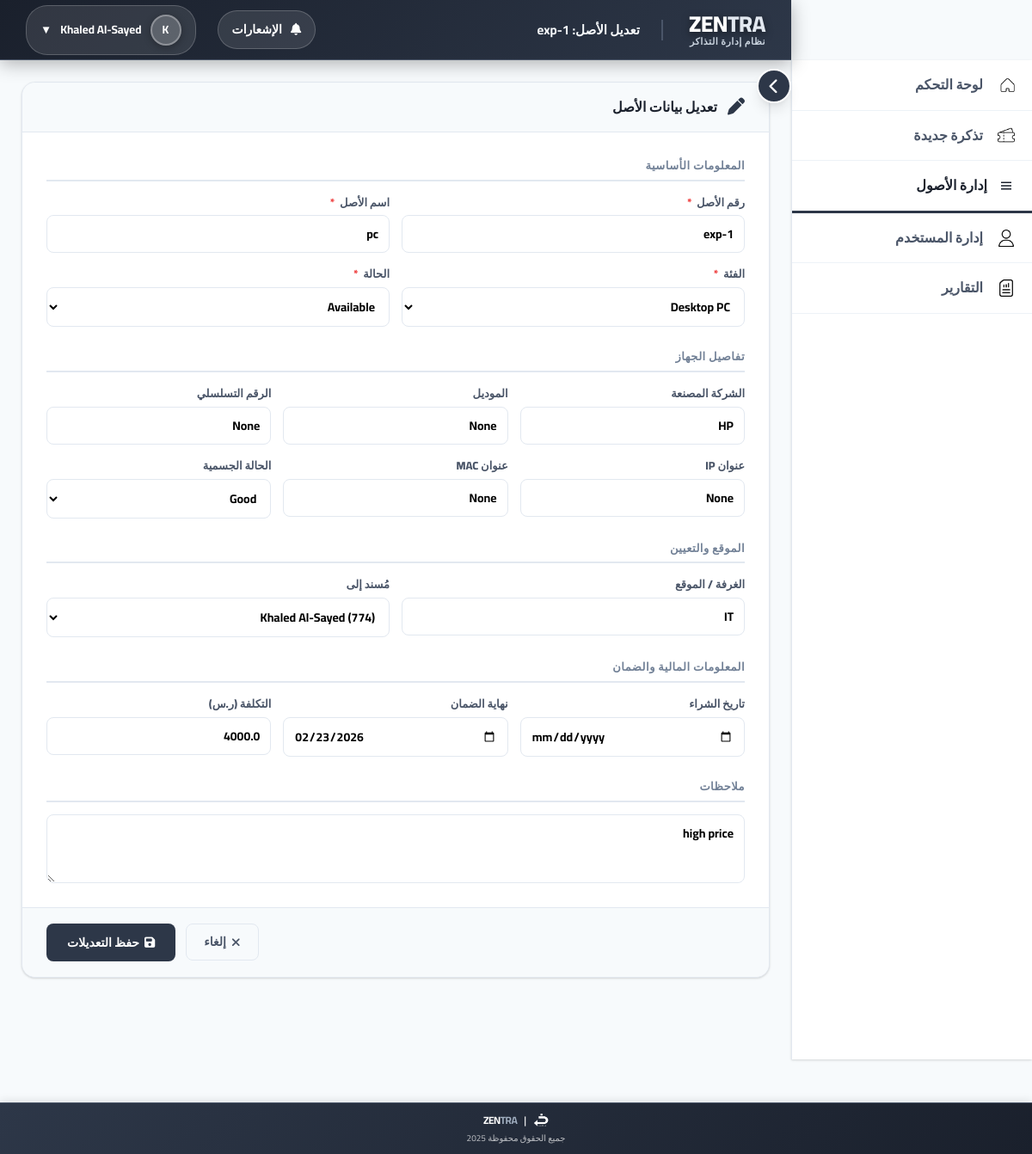
The app's page /assets/1/edit (signed in) with its own data.
### app.py (models this page shows, shortened)
class Asset(db.Model):
    id             = db.Column(db.Integer, primary_key=True)
    asset_tag      = db.Column(db.String(50),  unique=True, nullable=False)
    name           = db.Column(db.String(150), nullable=False)
    category       = db.Column(db.String(50),  nullable=False)
    brand          = db.Column(db.String(100), nullable=True)
    model          = db.Column(db.String(100), nullable=True)
    serial_number  = db.Column(db.String(100), nullable=True)
    status         = db.Column(db.String(30),  default='Available')
    condition      = db.Column(db.String(30),  default='Good')
    room           = db.Column(db.String(20),  nullable=True)
    assigned_to_id = db.Column(db.Integer, db.ForeignKey('user.id'), nullable=True)
    purchase_date  = db.Column(db.Date,        nullable=True)
    warranty_until = db.Column(db.Date,        nullable=True)
    cost           = db.Column(db.Float,       nullable=True)
    ip_address     = db.Column(db.String(50),  nullable=True)
    mac_address    = db.Column(db.String(50),  nullable=True)
    notes          = db.Column(db.Text,        nullable=True)
    created_at     = db.Column(db.DateTime, default=get_riyadh_time_naive)
    updated_at     = db.Column(db.DateTime, default=get_riyadh_time_naive, onupdate=get_riyadh_time_naive)
    created_by_id  = db.Column(db.Integer, db.ForeignKey('user.id'), nullable=True)
    assigned_to = db.relationship('User', foreign_keys=[assigned_to_id], backref='assigned_assets')
    created_by  = db.relationship('User', foreign_keys=[created_by_id])

class User(db.Model, UserMixin):
    id = db.Column(db.Integer, primary_key=True)
    username = db.Column(db.String(50), unique=True, nullable=False)
    password_hash = db.Column(db.String(128), nullable=False)
    full_name = db.Column(db.String(100), nullable=False)
    email = db.Column(db.String(100), nullable=False)
    role = db.Column(db.String(20), nullable=False)  # agent / supervisor / manager / it_staff / admin
    room = db.Column(db.String(20), nullable=False)
    profile_picture = db.Column(db.String(200), nullable=True)
    auth_source = db.Column(db.String(20), default='local', nullable=False)

### app.py (the view, shortened to what this page needs)
@app.route('/assets/<int:asset_id>/edit', methods=['GET', 'POST'])
@login_required
def asset_edit(asset_id):
    if current_user.role not in ASSET_ROLES:
        abort(403)
    asset = Asset.query.get_or_404(asset_id)
    users = User.query.order_by(User.full_name).all()
    return render_template('asset_form.html',
                           asset=asset, users=users,
                           categories=ASSET_CATEGORIES,
                           statuses=ASSET_STATUSES,
                           conditions=ASSET_CONDITIONS,
                           user=current_user)

### app.py (called while the page is built)
@login_manager.user_loader
def load_user(user_id):
    return User.query.get(int(user_id))

### templates/asset_form.html (shortened to what this page needs)
{% extends "base.html" %}
{% block page_title %}{{ 'تعديل الأصل: ' + asset.asset_tag if asset else 'إضافة أصل جديد' }}{% endblock %}
{% block extra_head %}
<link href="https://cdn.jsdelivr.net/npm/tom-select@2.3.1/dist/css/tom-select.min.css" rel="stylesheet">
{% endblock %}
{% block content %}
<div class="form-card">
    <div class="form-card-header">
        <i class="fas fa-{{ 'pen' if asset else 'plus-circle' }}"></i>
        <h2>{{ 'تعديل بيانات الأصل' if asset else 'إضافة أصل جديد إلى قاعدة البيانات' }}</h2>
    </div>
    <form method="POST" action="{{ url_for('asset_edit', asset_id=asset.id) if asset else url_for('asset_create') }}">
    <div class="form-body">
        <div class="form-section-title">المعلومات الأساسية</div>
        <div class="form-grid">
            <div class="field">
                <label>رقم الأصل <span class="req">*</span></label>
                <input type="text" name="asset_tag" required placeholder="مثال: EXP-PC-0042"
                       value="{{ asset.asset_tag if asset else '' }}">
            </div>
            <div class="field">
                <label>اسم الأصل <span class="req">*</span></label>
                <input type="text" name="name" required placeholder="مثال: كمبيوتر مكتب المدير"
                       value="{{ asset.name if asset else '' }}">
            </div>
            <div class="field">
                <label>الفئة <span class="req">*</span></label>
                <select name="category" required>
                    {% for cat in categories %}
                    <option value="{{ cat }}" {{ 'selected' if asset and asset.category == cat }}>{{ cat }}</option>
                    {% endfor %}
                </select>
            </div>
            <div class="field">
                <label>الحالة <span class="req">*</span></label>
                <select name="status" required>
                    {% for st in statuses %}
                    <option value="{{ st }}" {{ 'selected' if asset and asset.status == st }}>{{ st }}</option>
                    {% endfor %}
                </select>
            </div>
        </div>
        <div class="form-section-title">تفاصيل الجهاز</div>
        <div class="form-grid-3">
            <div class="field">
                <label>الشركة المصنعة</label>
                <input type="text" name="brand" placeholder="Dell / HP / Cisco ..."
                       value="{{ asset.brand if asset else '' }}">
            </div>
            <div class="field">
                <label>الموديل</label>
                <input type="text" name="model" placeholder="Latitude 5540 ..."
                       value="{{ asset.model if asset else '' }}">
            </div>
            <div class="field">
                <label>الرقم التسلسلي</label>
                <input type="text" name="serial_number" placeholder="S/N"
                       value="{{ asset.serial_number if asset else '' }}">
            </div>
            <div class="field">
                <label>عنوان IP</label>
                <input type="text" name="ip_address" placeholder="192.168.1.xxx"
                       value="{{ asset.ip_address if asset else '' }}">
            </div>
            <div class="field">
                <label>عنوان MAC</label>
                <input type="text" name="mac_address" placeholder="AA:BB:CC:DD:EE:FF"
                       value="{{ asset.mac_address if asset else '' }}">
            </div>
            <div class="field">
                <label>الحالة الجسمية</label>
                <select name="condition">
                    {% for cond in conditions %}
                    <option value="{{ cond }}" {{ 'selected' if asset and asset.condition == cond }}>{{ cond }}</option>
                    {% endfor %}
                </select>
            </div>
        </div>
        <div class="form-section-title">الموقع والتعيين</div>
        <div class="form-grid">
            <div class="field">
                <label>الغرفة / الموقع</label>
                <input type="text" name="room" placeholder="مثال: HQ / Lab-A / Server Room"
                       value="{{ asset.room if asset else '' }}">
            </div>
            <div class="field">
                <label>مُسند إلى</label>
                <select name="assigned_to_id" id="assigned_to_id">
                    {% for u in users %}
                    <option value="{{ u.id }}" {{ 'selected' if asset and asset.assigned_to_id == u.id }}>
                        {{ u.full_name }} ({{ u.username }})
                    </option>
                    {% endfor %}
                </select>
            </div>
        </div>
        <div class="form-section-title">المعلومات المالية والضمان</div>
        <div class="form-grid-3">
            <div class="field">
                <label>تاريخ الشراء</label>
                <input type="date" name="purchase_date"
                       value="{{ asset.purchase_date.strftime('%Y-%m-%d') if asset and asset.purchase_date else '' }}">
            </div>
            <div class="field">
                <label>نهاية الضمان</label>
                <input type="date" name="warranty_until"
                       value="{{ asset.warranty_until.strftime('%Y-%m-%d') if asset and asset.warranty_until else '' }}">
            </div>
            <div class="field">
                <label>التكلفة (ر.س)</label>
                <input type="number" name="cost" step="0.01" min="0" placeholder="0.00"
                       value="{{ asset.cost if asset and asset.cost else '' }}">
            </div>
        </div>
        <div class="form-section-title">ملاحظات</div>
        <div class="field">
            <textarea name="notes" placeholder="أي ملاحظات إضافية ...">{{ asset.notes if asset else '' }}</textarea>
        </div>
    </div>
    <div class="form-footer">
        <a href="{{ url_for('asset_detail', asset_id=asset.id) if asset else url_for('assets_list') }}" class="btn-cancel">
            <i class="fas fa-times"></i> إلغاء
        </a>
        <button type="submit" class="btn-save">
            <i class="fas fa-save"></i> {{ 'حفظ التعديلات' if asset else 'إضافة الأصل' }}
        </button>
    </div>
    </form>
</div>
{% endblock %}

### templates/base.html (shortened to what this page needs)
<!DOCTYPE html>
<html lang="ar" dir="rtl">
<head>
    <link rel="stylesheet" href="https://cdnjs.cloudflare.com/ajax/libs/font-awesome/6.4.0/css/all.min.css">
    {% block extra_head %}{% endblock %}
</head>
<body>
    <button class="sidebar-toggle" id="sidebarToggle" onclick="toggleSidebarCollapse()" title="تبديل القائمة الجانبية">
        <i class="fas fa-chevron-left"></i>
    </button>
    <div class="header" id="header">
        <div class="header-left">
            <div class="header-branding">
                <div class="header-title">ZEN<span class="highlight">TRA</span></div>
                <div class="header-subtitle">نظام إدارة التذاكر</div>
            </div>
            <div class="page-title">{% block page_title %}لوحة التحكم{% endblock %}</div>
        </div>
        <div class="header-right">
            <div class="notification-dropdown">
                <a href="#" class="notification-link" onclick="toggleNotifications(event)" id="notificationLink">
                    <i class="fas fa-bell"></i>
                    <span>الإشعارات</span>
                </a>
            </div>
            <button class="profile-dropdown" onclick="toggleDropdown()">
                <div class="profile-avatar">{{ current_user.full_name[0] if current_user and current_user.full_name else 'U' }}</div>
                <span>{{ current_user.full_name if current_user and current_user.full_name else current_user.username if current_user else 'User' }}</span>
                <span>▼</span>
            </button>
        </div>
    </div>
    <div class="sidebar" id="sidebar">
        <nav class="sidebar-menu">
            <a href="{{ url_for('dashboard') }}"
               class="menu-item {% if request.endpoint == 'dashboard' %}active{% endif %}">
                <img src="{{ url_for('static', filename='home.png') }}" alt="لوحة التحكم"
                     style="width:20px;height:20px;vertical-align:middle;margin-left:5px;">
                <span>لوحة التحكم</span>
            </a>
            <a href="{{ url_for('submit_ticket') }}"
               class="menu-item {% if request.endpoint == 'submit_ticket' %}active{% endif %}">
                <img src="{{ url_for('static', filename='ticket.png') }}" alt="تذكرة جديدة"
                     style="width:20px;height:20px;vertical-align:middle;margin-left:5px;">
                <span>تذكرة جديدة</span>
            </a>
            {% if current_user and current_user.role in ['it_staff', 'admin'] %}
            <a href="{{ url_for('assets_list') }}"
               class="menu-item {% if request.endpoint in ['assets_list','asset_create','asset_detail','asset_edit'] %}active{% endif %}">
                <span class="menu-icon">
                    <svg xmlns="http://www.w3.org/2000/svg" viewBox="0 0 24 24" width="18" height="18" fill="currentColor">
                        <path d="M4 6h16v2H4zm0 5h16v2H4zm0 5h16v2H4z"/>
                    </svg>
                </span>
                <span>إدارة الأصول</span>
            </a>
            {% endif %}
            {% if current_user and current_user.role != 'agent' %}
            <a href="{{ url_for('manage_users') }}"
               class="menu-item {% if request.endpoint == 'manage_users' %}active{% endif %}">
                <img src="{{ url_for('static', filename='user (1).png') }}" alt="إدارة المستخدم"
                     style="width:20px;height:20px;vertical-align:middle;margin-left:5px;">
                <span>إدارة المستخدم</span>
            </a>
            <a href="{{ url_for('report') }}"
               class="menu-item {% if request.endpoint == 'report' %}active{% endif %}">
                <img src="{{ url_for('static', filename='report.png') }}" alt="التقارير"
                     style="width:20px;height:20px;vertical-align:middle;margin-left:5px;">
                <span>التقارير</span>
            </a>
            {% endif %}
        </nav>
    </div>
    <div class="main-container" id="mainContainer">
        {% block content %}{% endblock %}
    </div>
    <div class="page-footer">
        <div class="footer-brand">
            <img src="{{ url_for('static', filename='exp.png') }}" alt="Experience Logo">
            | <span class="footer-logo">ZEN<span class="footer-highlight">TRA</span></span>
        </div>
        <div class="footer-copyright">جميع الحقوق محفوظة 2025</div>
    </div>
</body>
</html>

### templates/asset_form.html (style rules this page uses)
.form-card { background: var(--bg-primary); border: 1px solid var(--border-color); border-radius: var(--radius-xl); box-shadow: var(--shadow-sm); overflow: hidden; max-width: 900px; margin: 0 auto; }
.form-card-header { background: var(--bg-secondary); padding: 18px 28px; border-bottom: 1px solid var(--border-color); display: flex; align-items: center; gap: 12px; }
.form-card-header i { font-size:20px; color:#2d3748; }
.form-card-header h2 { font-size:16px; font-weight:800; color:var(--text-primary); font-family:'Cairo',sans-serif; margin:0; }
.form-body { padding: 28px; }
.form-section-title { font-size:13px; font-weight:800; color:var(--text-muted); font-family:'Cairo',sans-serif; letter-spacing:.5px; margin: 24px 0 14px; padding-bottom:6px; border-bottom: 2px solid var(--border-color); text-transform: uppercase; }
.form-section-title:first-of-type { margin-top:0; }
.form-grid { display:grid; grid-template-columns:1fr 1fr; gap:14px; }
.form-grid-3 { display:grid; grid-template-columns:1fr 1fr 1fr; gap:14px; }
.field { display:flex; flex-direction:column; gap:5px; }
.field label { font-size:13px; font-weight:800; color:var(--text-secondary); font-family:'Cairo',sans-serif; }
.field label .req { color:#ef4444; margin-right:3px; }
.field input, .field select, .field textarea { padding: 8px 12px; border: 1px solid var(--border-color); border-radius: var(--radius-md); font-family:'Cairo',sans-serif; font-weight:700; font-size:14px; direction:rtl; background:var(--bg-primary); transition: var(--transition-fast); }
.field textarea { resize:vertical; min-height:80px; }
.form-footer { background: var(--bg-secondary); border-top:1px solid var(--border-color); padding:18px 28px; display:flex; align-items:center; gap:12px; justify-content:flex-end; }
.btn-cancel { background: transparent; color:var(--text-secondary); border:1px solid var(--border-color); padding:9px 20px; border-radius:var(--radius-md); font-family:'Cairo',sans-serif; font-weight:700; font-size:14px; text-decoration:none; display:inline-flex; align-items:center; gap:6px; transition:var(--transition-fast); }
.btn-save { background:#2d3748; color:#fff; border:none; padding:9px 24px; border-radius:var(--radius-md); font-family:'Cairo',sans-serif; font-weight:800; font-size:14px; cursor:pointer; display:inline-flex; align-items:center; gap:6px; transition:var(--transition-fast); }

### records on screen
Asset: asset_tag "تعديل الأصل: exp-1", asset_tag "exp-1", name "pc", brand "HP", model "None", serial_number "None", ip_address "None", mac_address "None", room "IT", warranty_until "02/23/2026", cost "4000.0", notes "high price"
User: full_name "K", full_name "Khaled Al-Sayed"

### other values on screen
{{ 'تعديل بيانات الأصل' if asset else 'إضافة أصل جديد إلى قاعدة البيانات' }} "تعديل بيانات الأصل"
{{ 'حفظ التعديلات' if asset else 'إضافة الأصل' }} "حفظ التعديلات"
form field category "Desktop PC"
form field status "Available"
form field condition "Good"
form field assigned_to_id "Khaled Al-Sayed (774)"
